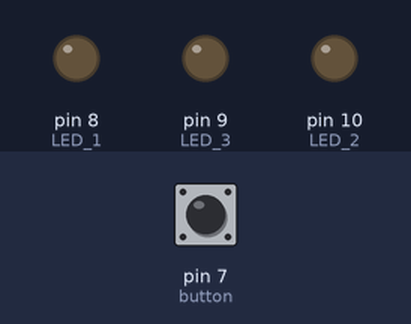
Bench run of a sketch on a simulated Arduino Uno, built with avr-gcc and run on an emulated ATmega328P. On the bench: output pins drawn as LEDs (lit = HIGH). The inputs (shaded band) are chosen by the test bench; at power-on: pin 7 (button) LOW.

Above: at 1.2 s.
1.3 s: pin 7 (button) pulled HIGH for 0.15 s
At 2.0 s:
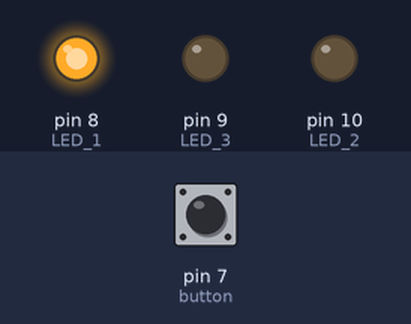
4.4 s: pin 7 (button) pulled HIGH for 1 s
At 6.2 s:
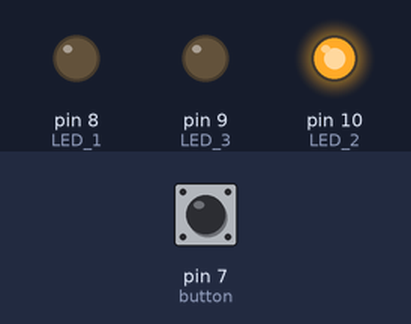
8.4 s: pin 7 (button) pulled HIGH for 3.2 s
At 11.2 s:
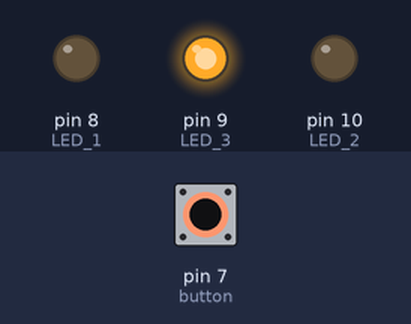
Timing chart, 0 to 15.9 s (numbered marks = the images above; inputs shaded):
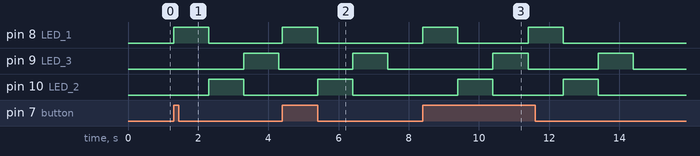

Measured:
- after the input at 1.3 s, pin 8 (LED_1): LOW → HIGH at once, → LOW 1.0 s later; pin 9 (LED_3): LOW → HIGH after 2.0 s, → LOW 1.0 s later; pin 10 (LED_2): LOW → HIGH after 1.0 s, → LOW 1.0 s later
- after the input at 4.4 s, pin 8 (LED_1): LOW → HIGH at once, → LOW 1.0 s later; pin 9 (LED_3): LOW → HIGH after 2.0 s, → LOW 1.0 s later; pin 10 (LED_2): LOW → HIGH after 1.0 s, → LOW 1.0 s later
- after the input at 8.4 s, pin 8 (LED_1): alternates HIGH for 1.0 s and LOW for 2.0 s, 4 changes in all, then stays LOW, starting at once; pin 9 (LED_3): alternates HIGH for 1.0 s and LOW for 2.0 s, 4 changes in all, then stays LOW, starting after 2.0 s

The sketch:

three_led_blink.ino
```cpp
// connor's comment

#define LED_1 8
#define LED_3 9
#define LED_2 10
#define button 7

int buttonState = 0;

void setup() {
  // put your setup code here, to run once:
  pinMode(LED_1, OUTPUT);
  pinMode(LED_2, OUTPUT);
  pinMode(LED_3, OUTPUT);
  pinMode(button, INPUT);
}

void loop() {
  // put your main code here, to run repeatedly:
  buttonState = digitalRead(button);
  if (buttonState == HIGH) {
    digitalWrite(LED_1, HIGH);
    digitalWrite(LED_2, LOW);
    digitalWrite(LED_3, LOW);
    delay(1000);
    digitalWrite(LED_1, LOW);
    digitalWrite(LED_2, HIGH);
    digitalWrite(LED_3, LOW);
    delay(1000);
    digitalWrite(LED_1, LOW);
    digitalWrite(LED_2, LOW);
    digitalWrite(LED_3, HIGH);
    delay(1000);
  } else {
    // turn LED off:
    digitalWrite(LED_1, LOW);
    digitalWrite(LED_2, LOW);
    digitalWrite(LED_3, LOW);
  }
}
```
